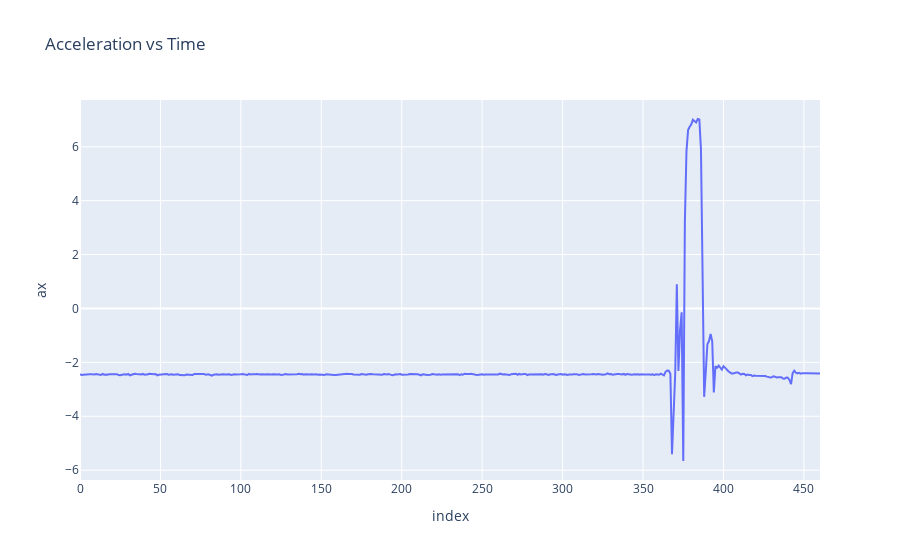
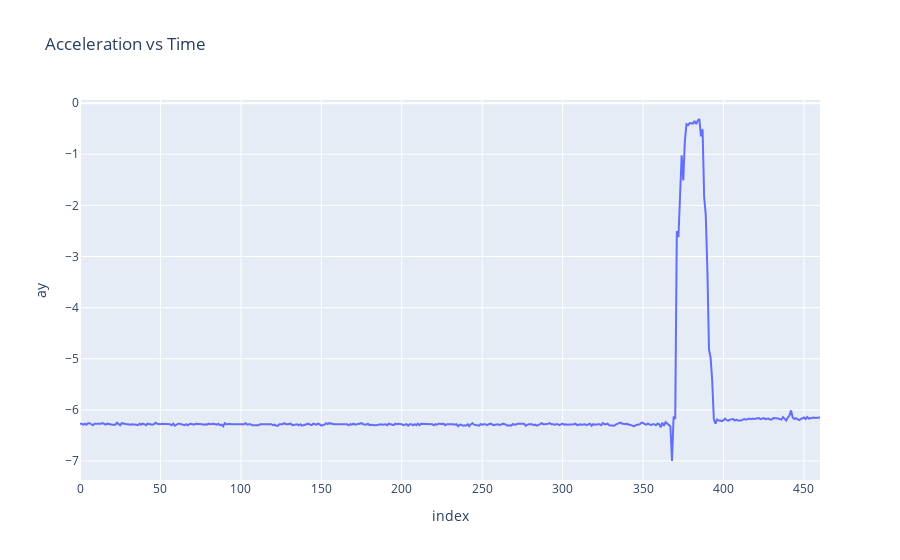
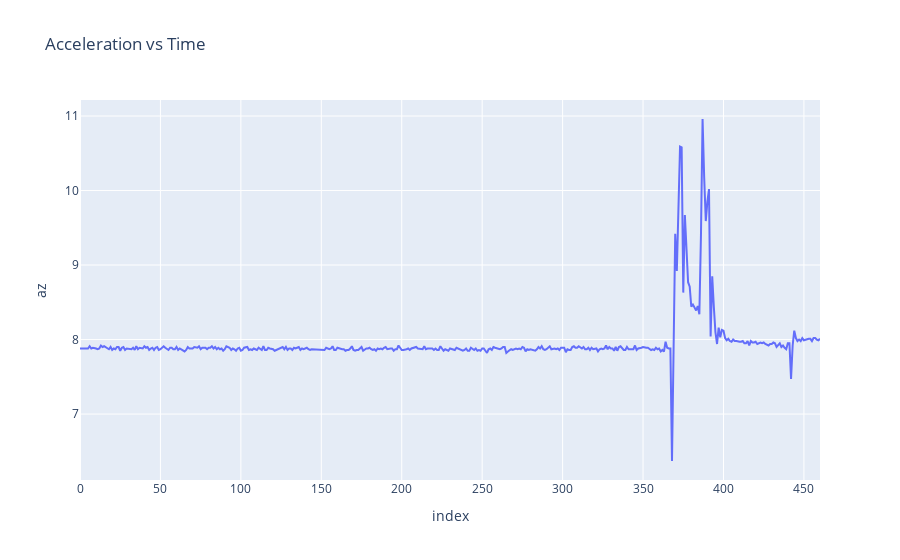

The notebook cell these images were saved under, in order:
### Code cell
px.line(data, y='ax', title='Acceleration vs Time').show()
px.line(data, y='ay', title='Acceleration vs Time').show()
px.line(data, y='az', title='Acceleration vs Time').show()

### Figure 1 — Plotly figure (JSON) as saved in the notebook; plotly's stock layout.template omitted (floating-point values rounded to 4 significant figures; data arrays with more than 128 entries replaced by an {"elided": "..."} marker saying what was removed)
{"data": [{"hovertemplate": "index=%{x}<br>ax=%{y}<extra></extra>", "legendgroup": "", "line": {"color": "#636efa", "dash": "solid"}, "marker": {"symbol": "circle"}, "mode": "lines", "name": "", "orientation": "v", "showlegend": false, "type": "scatter", "x": {"elided": "461 int values"}, "xaxis": "x", "y": {"elided": "461 float values"}, "yaxis": "y"}], "layout": {"legend": {"tracegroupgap": 0}, "title": {"text": "Acceleration vs Time"}, "xaxis": {"anchor": "y", "domain": [0, 1], "title": {"text": "index"}}, "yaxis": {"anchor": "x", "domain": [0, 1], "title": {"text": "ax"}}}}

### Figure 2 — Plotly figure (JSON) as saved in the notebook; plotly's stock layout.template omitted (floating-point values rounded to 4 significant figures; data arrays with more than 128 entries replaced by an {"elided": "..."} marker saying what was removed)
{"data": [{"hovertemplate": "index=%{x}<br>ay=%{y}<extra></extra>", "legendgroup": "", "line": {"color": "#636efa", "dash": "solid"}, "marker": {"symbol": "circle"}, "mode": "lines", "name": "", "orientation": "v", "showlegend": false, "type": "scatter", "x": {"elided": "461 int values"}, "xaxis": "x", "y": {"elided": "461 float values"}, "yaxis": "y"}], "layout": {"legend": {"tracegroupgap": 0}, "title": {"text": "Acceleration vs Time"}, "xaxis": {"anchor": "y", "domain": [0, 1], "title": {"text": "index"}}, "yaxis": {"anchor": "x", "domain": [0, 1], "title": {"text": "ay"}}}}

### Figure 3 — Plotly figure (JSON) as saved in the notebook; plotly's stock layout.template omitted (floating-point values rounded to 4 significant figures; data arrays with more than 128 entries replaced by an {"elided": "..."} marker saying what was removed)
{"data": [{"hovertemplate": "index=%{x}<br>az=%{y}<extra></extra>", "legendgroup": "", "line": {"color": "#636efa", "dash": "solid"}, "marker": {"symbol": "circle"}, "mode": "lines", "name": "", "orientation": "v", "showlegend": false, "type": "scatter", "x": {"elided": "461 int values"}, "xaxis": "x", "y": {"elided": "461 float values"}, "yaxis": "y"}], "layout": {"legend": {"tracegroupgap": 0}, "title": {"text": "Acceleration vs Time"}, "xaxis": {"anchor": "y", "domain": [0, 1], "title": {"text": "index"}}, "yaxis": {"anchor": "x", "domain": [0, 1], "title": {"text": "az"}}}}
